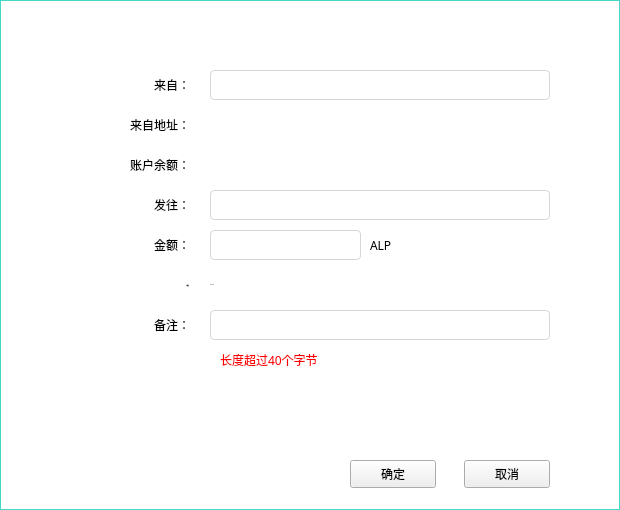
<?xml version="1.0" encoding="UTF-8"?>
<ui version="4.0">
 <class>TransferToAccountDialog</class>
 <widget class="QDialog" name="TransferToAccountDialog">
  <property name="geometry">
   <rect>
    <x>0</x>
    <y>0</y>
    <width>620</width>
    <height>510</height>
   </rect>
  </property>
  <property name="font">
   <font>
    <family>微软雅黑</family>
   </font>
  </property>
  <property name="windowTitle">
   <string>Dialog</string>
  </property>
  <property name="styleSheet">
   <string notr="true">#TransferToAccountDialog{border:1px solid rgb(68,217,199);background-color:white;}
QLineEdit{border:1px solid rgb(214,214,214);border-radius:4px;padding: 0px 8px 0px 8px;font: 12px &quot;微软雅黑&quot;;}
QLabel{font: 12px &quot;微软雅黑&quot;;}</string>
  </property>
  <widget class="QLineEdit" name="sendToLineEdit">
   <property name="geometry">
    <rect>
     <x>210</x>
     <y>190</y>
     <width>340</width>
     <height>30</height>
    </rect>
   </property>
  </widget>
  <widget class="QLabel" name="label">
   <property name="geometry">
    <rect>
     <x>50</x>
     <y>70</y>
     <width>140</width>
     <height>30</height>
    </rect>
   </property>
   <property name="text">
    <string>来自：</string>
   </property>
   <property name="alignment">
    <set>Qt::AlignRight|Qt::AlignTrailing|Qt::AlignVCenter</set>
   </property>
  </widget>
  <widget class="QToolButton" name="okBtn">
   <property name="geometry">
    <rect>
     <x>350</x>
     <y>460</y>
     <width>86</width>
     <height>28</height>
    </rect>
   </property>
   <property name="styleSheet">
    <string notr="true">font: 9pt &quot;微软雅黑&quot;;</string>
   </property>
   <property name="text">
    <string>确定</string>
   </property>
  </widget>
  <widget class="QComboBox" name="accountComboBox">
   <property name="geometry">
    <rect>
     <x>210</x>
     <y>70</y>
     <width>340</width>
     <height>30</height>
    </rect>
   </property>
   <property name="font">
    <font>
     <family>微软雅黑</family>
     <pointsize>-1</pointsize>
     <weight>50</weight>
     <italic>false</italic>
     <bold>false</bold>
    </font>
   </property>
   <property name="styleSheet">
    <string notr="true">QComboBox{border:1px solid rgb(214,214,214);border-radius:4px;
font: 12px &quot;微软雅黑&quot;;padding: 0px 8px 0px 8px;}
QComboBox::down-arrow {image: url(:pic2/downArrow.png);padding:0px 10px 0px 0px;}
QComboBox::drop-down {
    subcontrol-origin: padding;
    subcontrol-position: top right;
    border-left-width: 0px;
    border-top-right-radius: 4px; /* same radius as the QComboBox */
    border-bottom-right-radius: 4px;
}
QComboBox QAbstractItemView{
border:1px solid rgb(214,214,214);
selection-color:rgb(0,0,0);
outline: 0px;
}
QComboBox QAbstractItemView::item{min-height:30px;}
QComboBox QAbstractItemView::item:selected{background-color:rgb(235,235,241);padding:0px 8px 0px 8px;}
QComboBox QAbstractItemView::item:!selected{background-color:white;padding:0px 8px 0px 8px;}</string>
   </property>
  </widget>
  <widget class="QLabel" name="label_2">
   <property name="geometry">
    <rect>
     <x>50</x>
     <y>110</y>
     <width>140</width>
     <height>30</height>
    </rect>
   </property>
   <property name="text">
    <string>来自地址：</string>
   </property>
   <property name="alignment">
    <set>Qt::AlignRight|Qt::AlignTrailing|Qt::AlignVCenter</set>
   </property>
  </widget>
  <widget class="QLabel" name="addressLabel">
   <property name="geometry">
    <rect>
     <x>210</x>
     <y>110</y>
     <width>340</width>
     <height>30</height>
    </rect>
   </property>
   <property name="text">
    <string/>
   </property>
   <property name="alignment">
    <set>Qt::AlignLeading|Qt::AlignLeft|Qt::AlignVCenter</set>
   </property>
   <property name="textInteractionFlags">
    <set>Qt::LinksAccessibleByMouse|Qt::TextSelectableByMouse</set>
   </property>
  </widget>
  <widget class="QLabel" name="label_3">
   <property name="geometry">
    <rect>
     <x>50</x>
     <y>150</y>
     <width>140</width>
     <height>30</height>
    </rect>
   </property>
   <property name="text">
    <string>账户余额：</string>
   </property>
   <property name="alignment">
    <set>Qt::AlignRight|Qt::AlignTrailing|Qt::AlignVCenter</set>
   </property>
  </widget>
  <widget class="QLabel" name="balanceLabel">
   <property name="geometry">
    <rect>
     <x>210</x>
     <y>150</y>
     <width>160</width>
     <height>30</height>
    </rect>
   </property>
   <property name="text">
    <string/>
   </property>
   <property name="alignment">
    <set>Qt::AlignLeading|Qt::AlignLeft|Qt::AlignVCenter</set>
   </property>
   <property name="textInteractionFlags">
    <set>Qt::LinksAccessibleByMouse|Qt::TextSelectableByMouse</set>
   </property>
  </widget>
  <widget class="QLabel" name="label_4">
   <property name="geometry">
    <rect>
     <x>50</x>
     <y>190</y>
     <width>140</width>
     <height>30</height>
    </rect>
   </property>
   <property name="text">
    <string>发往：</string>
   </property>
   <property name="alignment">
    <set>Qt::AlignRight|Qt::AlignTrailing|Qt::AlignVCenter</set>
   </property>
  </widget>
  <widget class="QLabel" name="label_5">
   <property name="geometry">
    <rect>
     <x>50</x>
     <y>230</y>
     <width>140</width>
     <height>30</height>
    </rect>
   </property>
   <property name="text">
    <string>金额：</string>
   </property>
   <property name="alignment">
    <set>Qt::AlignRight|Qt::AlignTrailing|Qt::AlignVCenter</set>
   </property>
  </widget>
  <widget class="QLineEdit" name="amountLineEdit">
   <property name="geometry">
    <rect>
     <x>210</x>
     <y>230</y>
     <width>151</width>
     <height>30</height>
    </rect>
   </property>
  </widget>
  <widget class="QLabel" name="balanceLabel_2">
   <property name="geometry">
    <rect>
     <x>370</x>
     <y>230</y>
     <width>61</width>
     <height>30</height>
    </rect>
   </property>
   <property name="text">
    <string>ALP</string>
   </property>
   <property name="alignment">
    <set>Qt::AlignLeading|Qt::AlignLeft|Qt::AlignVCenter</set>
   </property>
  </widget>
  <widget class="QLabel" name="label_8">
   <property name="geometry">
    <rect>
     <x>210</x>
     <y>270</y>
     <width>80</width>
     <height>30</height>
    </rect>
   </property>
   <property name="font">
    <font>
     <family>微软雅黑</family>
     <pointsize>-1</pointsize>
     <weight>50</weight>
     <italic>false</italic>
     <bold>false</bold>
    </font>
   </property>
   <property name="text">
    <string>0.01 ALP</string>
   </property>
   <property name="alignment">
    <set>Qt::AlignLeading|Qt::AlignLeft|Qt::AlignVCenter</set>
   </property>
   <property name="textInteractionFlags">
    <set>Qt::LinksAccessibleByMouse|Qt::TextSelectableByMouse</set>
   </property>
  </widget>
  <widget class="QLabel" name="label_6">
   <property name="geometry">
    <rect>
     <x>50</x>
     <y>270</y>
     <width>140</width>
     <height>30</height>
    </rect>
   </property>
   <property name="font">
    <font>
     <family>微软雅黑</family>
     <pointsize>-1</pointsize>
     <weight>50</weight>
     <italic>false</italic>
     <bold>false</bold>
    </font>
   </property>
   <property name="text">
    <string>手续费：</string>
   </property>
   <property name="alignment">
    <set>Qt::AlignRight|Qt::AlignTrailing|Qt::AlignVCenter</set>
   </property>
  </widget>
  <widget class="QLabel" name="label_7">
   <property name="geometry">
    <rect>
     <x>50</x>
     <y>310</y>
     <width>140</width>
     <height>30</height>
    </rect>
   </property>
   <property name="text">
    <string>备注：</string>
   </property>
   <property name="alignment">
    <set>Qt::AlignRight|Qt::AlignTrailing|Qt::AlignVCenter</set>
   </property>
  </widget>
  <widget class="QLineEdit" name="remarkLineEdit">
   <property name="geometry">
    <rect>
     <x>210</x>
     <y>310</y>
     <width>340</width>
     <height>30</height>
    </rect>
   </property>
  </widget>
  <widget class="QToolButton" name="closeBtn">
   <property name="geometry">
    <rect>
     <x>589</x>
     <y>12</y>
     <width>16</width>
     <height>16</height>
    </rect>
   </property>
   <property name="font">
    <font>
     <family>微软雅黑</family>
    </font>
   </property>
   <property name="cursor">
    <cursorShape>PointingHandCursor</cursorShape>
   </property>
   <property name="styleSheet">
    <string notr="true">QToolButton{background-image:url(:pic2/close5.png);background-repeat: repeat-xy;background-position: center;background-attachment: fixed;background-clip: padding;border-style: flat;}</string>
   </property>
   <property name="text">
    <string/>
   </property>
  </widget>
  <widget class="QLabel" name="label_10">
   <property name="geometry">
    <rect>
     <x>20</x>
     <y>5</y>
     <width>81</width>
     <height>30</height>
    </rect>
   </property>
   <property name="font">
    <font>
     <family>微软雅黑</family>
     <pointsize>-1</pointsize>
     <weight>50</weight>
     <italic>false</italic>
     <bold>false</bold>
    </font>
   </property>
   <property name="styleSheet">
    <string notr="true">font: 14px &quot;微软雅黑&quot;;
color: rgb(255, 255, 255);</string>
   </property>
   <property name="text">
    <string>转账</string>
   </property>
  </widget>
  <widget class="QLabel" name="tipLabel">
   <property name="geometry">
    <rect>
     <x>220</x>
     <y>350</y>
     <width>221</width>
     <height>20</height>
    </rect>
   </property>
   <property name="styleSheet">
    <string notr="true">color: rgb(255, 0, 0);</string>
   </property>
   <property name="text">
    <string>长度超过40个字节</string>
   </property>
  </widget>
  <widget class="QToolButton" name="cancelBtn">
   <property name="geometry">
    <rect>
     <x>464</x>
     <y>460</y>
     <width>86</width>
     <height>28</height>
    </rect>
   </property>
   <property name="styleSheet">
    <string notr="true">font: 9pt &quot;微软雅黑&quot;;</string>
   </property>
   <property name="text">
    <string>取消</string>
   </property>
  </widget>
 </widget>
 <resources/>
 <connections/>
</ui>
